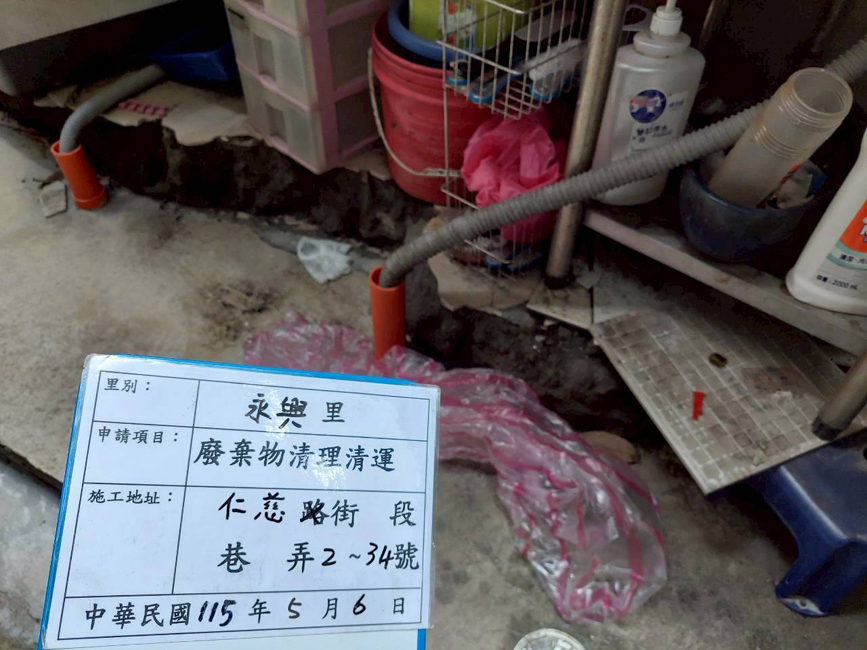
#> input picture 01_測試與範例照片庫/測試SKILLS_043-永興里-廢棄物清除呈報-115.05.06/LINE_ALBUM_永興里廢棄物呈報_260311_2.jpg, 867 x 650 px
$ python debug_measure_043_scan.py
#> lines starting #> are read from the running program, lines starting #| are printed output that depends on the picture; after the words box and inside, x2 and y2 are one past the last pixel; in counts of white or black regions, pixels touching at a corner belong together
import cv2
import numpy as np
import os

def read_image_utf8(path):
    return cv2.imdecode(np.fromfile(path, dtype=np.uint8), cv2.IMREAD_COLOR)
#> returned value is the input picture: shape (650, 867, 3); mean B, G, R 95.1, 92, 96.5

test_dir = r"測試SKILLS_043-永興里-廢棄物清除呈報-115.05.06"
img = read_image_utf8(os.path.join(test_dir, "LINE_ALBUM_永興里廢棄物呈報_260311_2.jpg"))

if img is not None:
    # Crop the date row from x=180 to 380, y=585 to 630
    crop = img[585:630, 180:380].copy()
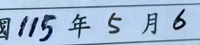
#> crop: shape (45, 200, 3); mean B, G, R 210.9, 184.7, 161.2

    # Draw vertical lines every 10 pixels with text labels
    for x_offset in range(0, 200, 10):
        x_pos = x_offset
        cv2.line(crop, (x_pos, 0), (x_pos, 45), (0, 0, 255), 1)
        if x_offset % 20 == 0:
            cv2.putText(crop, str(180 + x_offset), (x_pos, 15), cv2.FONT_HERSHEY_SIMPLEX, 0.3, (0, 255, 0), 1)
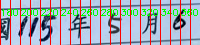
#> crop: shape (45, 200, 3); 14.88% of pixels changed, all inside (x1, y1, x2, y2) = (0, 0, 198, 45)

    cv2.imwrite("debug_043_ruler.png", crop)
    print("Saved debug_043_ruler.png")

$ run again, with 01_測試與範例照片庫/測試SKILLS_043-永興里-廢棄物清除呈報-115.05.06/LINE_ALBUM_永興里廢棄物呈報_260311_1.jpg copied over 01_測試與範例照片庫/測試SKILLS_043-永興里-廢棄物清除呈報-115.05.06/LINE_ALBUM_永興里廢棄物呈報_260311_2.jpg
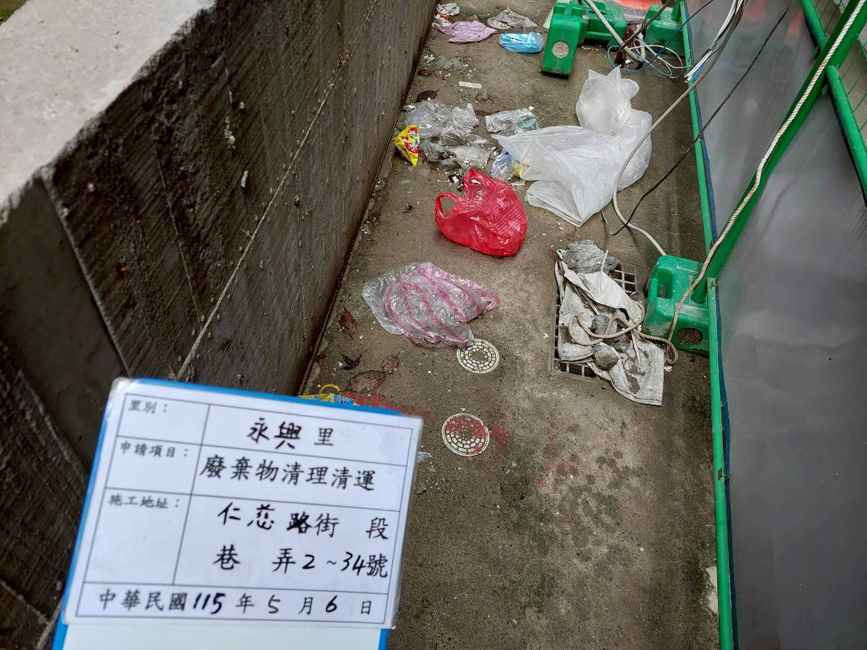
#> input picture 01_測試與範例照片庫/測試SKILLS_043-永興里-廢棄物清除呈報-115.05.06/LINE_ALBUM_永興里廢棄物呈報_260311_1.jpg, 867 x 650 px
#> in read_image_utf8, returned value is the input picture: shape (650, 867, 3); mean B, G, R 99.1, 104.1, 104.4
#> `crop = img[585:630, 180:380].copy()`:
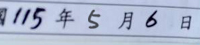
#> crop: shape (45, 200, 3); mean B, G, R 206.5, 183.5, 173.6
#> after the loop `for x_offset in range(0, 200, 10):`:
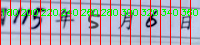
#> crop: shape (45, 200, 3); 14.88% of pixels changed, all inside (x1, y1, x2, y2) = (0, 0, 198, 45)

$ run again, with 01_測試與範例照片庫/測試SKILLS_043-永興里-廢棄物清除呈報-115.05.06/LINE_ALBUM_永興里廢棄物呈報_260311_11.jpg copied over 01_測試與範例照片庫/測試SKILLS_043-永興里-廢棄物清除呈報-115.05.06/LINE_ALBUM_永興里廢棄物呈報_260311_2.jpg
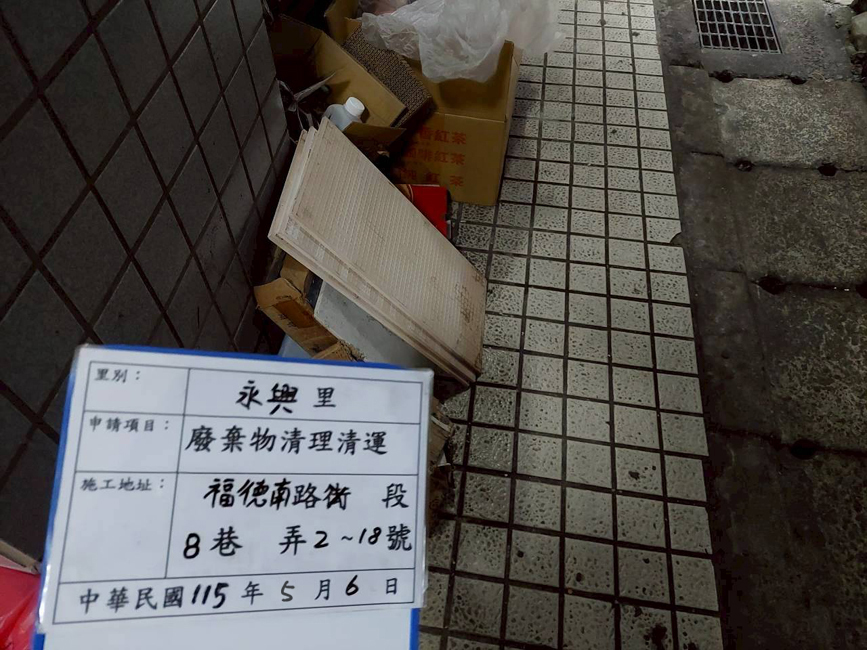
#> input picture 01_測試與範例照片庫/測試SKILLS_043-永興里-廢棄物清除呈報-115.05.06/LINE_ALBUM_永興里廢棄物呈報_260311_11.jpg, 867 x 650 px
#> in read_image_utf8, returned value is the input picture: shape (650, 867, 3); mean B, G, R 77.3, 80.5, 84.2
#> `crop = img[585:630, 180:380].copy()`:
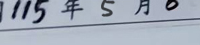
#> crop: shape (45, 200, 3); mean B, G, R 184.2, 171.1, 162.9
#> after the loop `for x_offset in range(0, 200, 10):`:
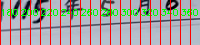
#> crop: shape (45, 200, 3); 14.88% of pixels changed, all inside (x1, y1, x2, y2) = (0, 0, 198, 45)
